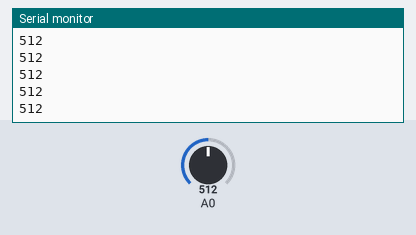
This sketch was run on a simulated Arduino Uno, built with avr-gcc and run on an emulated ATmega328P. Shown: the last lines printed to the serial monitor. The test bench sets the inputs (shaded band); at power-on: A0 = 512.

Above: at 1.2 s.
1.3 s: A0 set to 716
At 1.56 s:
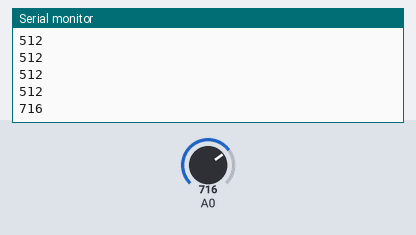
2.8 s: A0 set to 900
At 2.96 s:
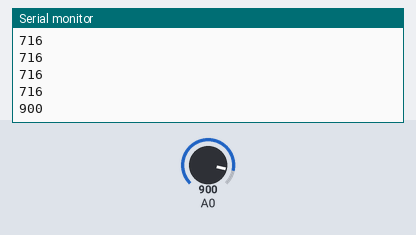
Timing chart, 0 to 5.8 s (numbered marks = the images above; inputs shaded):
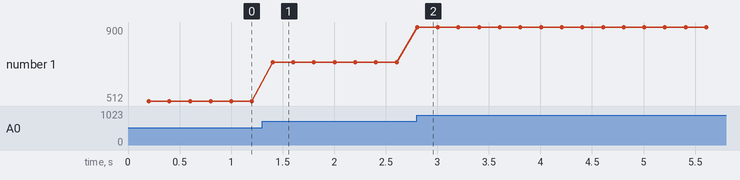

Measured:
- after the input at 1.3 s, the serial monitor: prints a new line after 0.10 s (image 1)
- after the input at 2.8 s, the serial monitor: prints a new line at once (image 2)
- plotted number 1: 512 → 716 after the input at 1.3 s, 716 → 900 after the input at 2.8 s

The sketch:

Avoid_Sensor.ino
```cpp
//The below is code for an IR sensor.

void setup() {
  Serial.begin(9600);
  pinMode(7,INPUT);
  pinMode(A0,INPUT);
  Serial.print("Sensor REAding:  ");
}

void loop() {
  Serial.println(analogRead(A0));
  delay(200);
}
```
